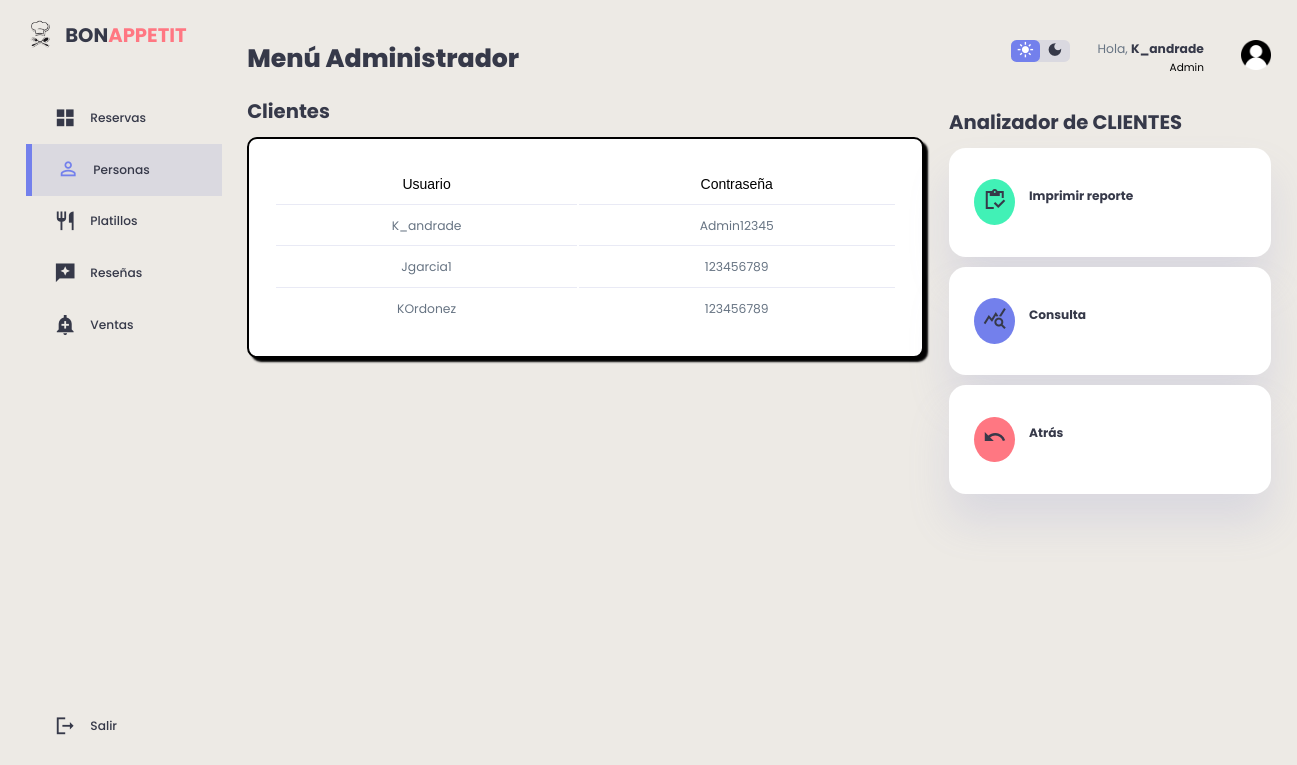
Before: /clientes/usuarios.php (signed in) with the older database file.
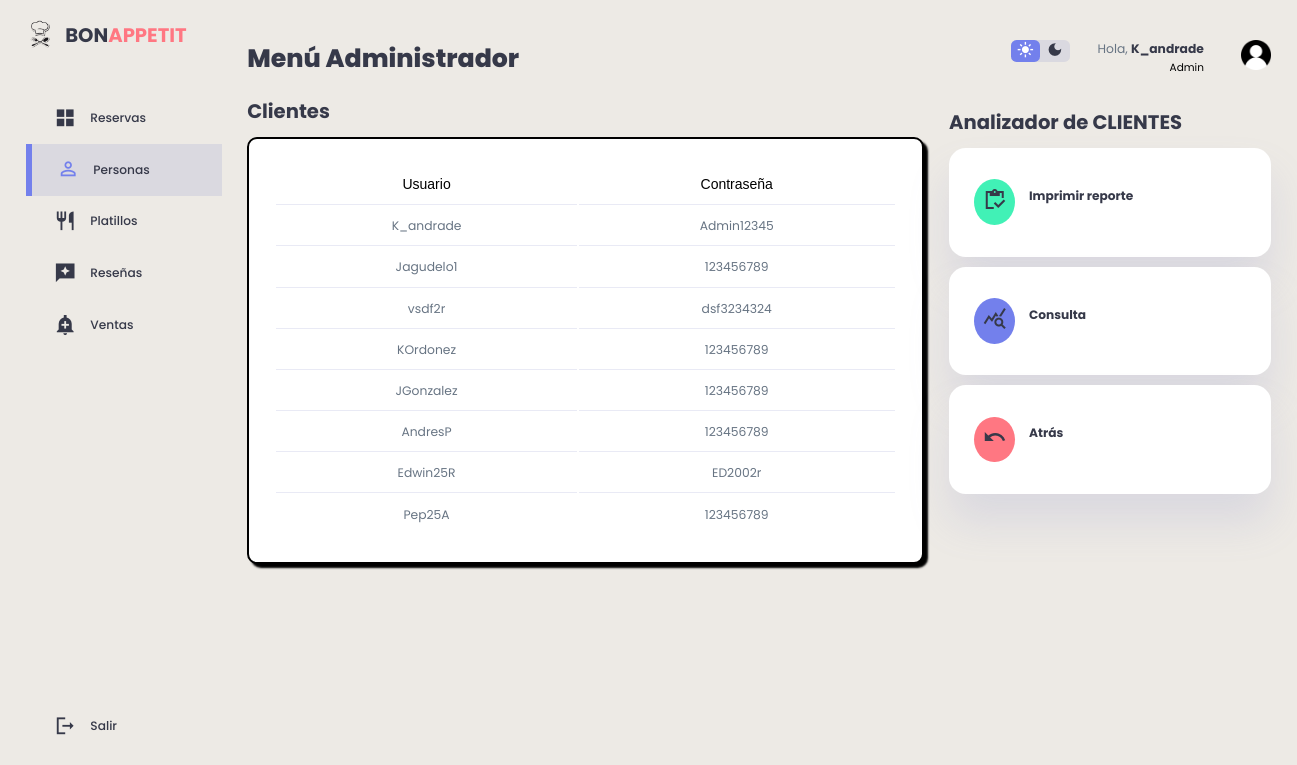
After: the same page with the newer database file.
### tables this page shows
CREATE TABLE `clientes` (
  `id_cliente` int(11) NOT NULL AUTO_INCREMENT,
  `Documento` int(11) NOT NULL,
  `Nombres` varchar(150) DEFAULT NULL,
  `Apellidos` varchar(150) DEFAULT NULL,
  `Correo_Electronico` varchar(300) NOT NULL,
  `Celular` int(11) NOT NULL,
  `Fecha` date DEFAULT NULL,
  `Usuario` varchar(50) DEFAULT NULL,
  `Contrasena` varchar(150) DEFAULT NULL,
  `Foto` longblob DEFAULT NULL,
  `id_rol` int(11) NOT NULL DEFAULT 2,
  PRIMARY KEY (`id_cliente`),
  KEY `id_rol` (`id_rol`),
  CONSTRAINT `clientes_ibfk_1` FOREIGN KEY (`id_rol`) REFERENCES `roles` (`id_rol`)
);

### clientes/usuarios.php (the view, shortened to what this page needs)
<?php
    include("../db/conexion.php");
    $datos= "SELECT * FROM clientes";
?>
<!DOCTYPE html>
<html lang="en">
<head>
    <link href="https://cdnjs.cloudflare.com/ajax/libs/font-awesome/5.13.0/css/all.min.css" rel="stylesheet">
    <link rel="stylesheet"a href="../clientes/stylec.css">
</head>
<body>
<div class="content">
<div class="container1">
    <aside>
        <div class="top1">
            <div class="logo">
                <img src="./imag/icon.png">
                <h2>BON<span class="danger">APPETIT</span></h2>
            </div>
        </div>
        <div class="sidebar">
            <a href="../admin/admin.php">
                    <span class="material-icons-sharp">grid_view</span>
                    <h3>Reservas</h3>
            </a>
            <a href="../clientes/clientes.php"  class="active">
                <span class="material-icons-sharp">person_outline</span>
                <h3>Personas</h3>
            </a>
            <a href="../platillos/platillos.php">
                    <span class="material-icons-sharp">restaurant</span>
                    <h3>Platillos</h3>
               </a>
            <a href="../resenas/resenas.php">
                <span class="material-icons-sharp">reviews</span>
                <h3>Reseñas</h3>
            </a>
            <a href="../ventas/ventas.php">
                    <span class="material-icons-sharp">add_alert</span>
                    <h3>Ventas</h3>
                </a>
            <a href="../view/cerrar_sesion.php">
                <span class="material-icons-sharp">logout</span>
                <h3>Salir</h3>
            </a>
        </div>
    </aside>
    <main>
    <h1>Menú Administrador</h1>
        <br>
        <div class="recent-orders">
            <h2>Clientes</h2>
            <table border="0" cellspacing="2" cellpadding="2">
                            <tr>
                                <td> <font face="Arial">Usuario</font> </td>
                                <td> <font face="Arial">Contraseña</font> </td>
                            </tr>
                            <?php foreach ($conexion -> query($datos) as $row) {
                        ?>
                                <tr>
                                    <td><p><?php echo $row['Usuario'] ?></p></td>
                                    <td><p><?php echo $row['Contrasena'] ?></p></td>
                                </tr>
                        <?php
                        }
                    ?>
        </table>
        </div>
    </main>
    <div class="right">
        <div class="top">
            <div class="theme-toggler">
                <span class="material-icons-sharp active">light_mode</span>
                <span class="material-icons-sharp">dark_mode</span>
            </div>
            <div class="profile">
                <div class="info">
                <p>Hola, <b><?php echo $_SESSION['usuario']; ?></b></p>
                    <small class="text-muted">Admin</small>
                </div>
                <div class="profile-photo">
                    <img src="./imag/user.png">
                </div>
            </div>
        </div>
        <div class="sales-analytics">
            <h2>Analizador de CLIENTES</h2>
            <div class="item customers">
                <div class="icon">
                    <a href="../reportesusu/index.php"> <span class="material-icons-sharp">inventory</span> </a>
                </div>
                <div class="right">
                    <div class="info">
                        <h3>Imprimir reporte</h3>
                    </div>
                </div>
            </div>
            <div class="item online">
                <div class="icon">
                    <a href="#"><span class="material-icons-sharp">query_stats</span></a>
                </div>
                <div class="right">
                    <div class="info">
                        <h3>Consulta</h3>
                    </div>
                </div>
            </div>
            <div class="item offline">
                <div class="icon">
                    <a href="../clientes/clientes.php"><span class="material-icons-sharp">undo</span></a>
                </div>
                <div class="right">
                    <div class="info">
                        <h3>Atrás</h3>
                    </div>
                </div>
            </div>
        </div>
    </div>
</div>
</div>
</body>
</html>

Changed rows visible on the page:
changed clientes: Usuario "Jgarcia1" → "Jagudelo1"
added clientes: Usuario "vsdf2r", Contrasena "dsf3234324"
added clientes: Usuario "JGonzalez", Contrasena "123456789"
added clientes: Usuario "AndresP", Contrasena "123456789"
added clientes: Usuario "Edwin25R", Contrasena "ED2002r"
added clientes: Usuario "Pep25A", Contrasena "123456789"
